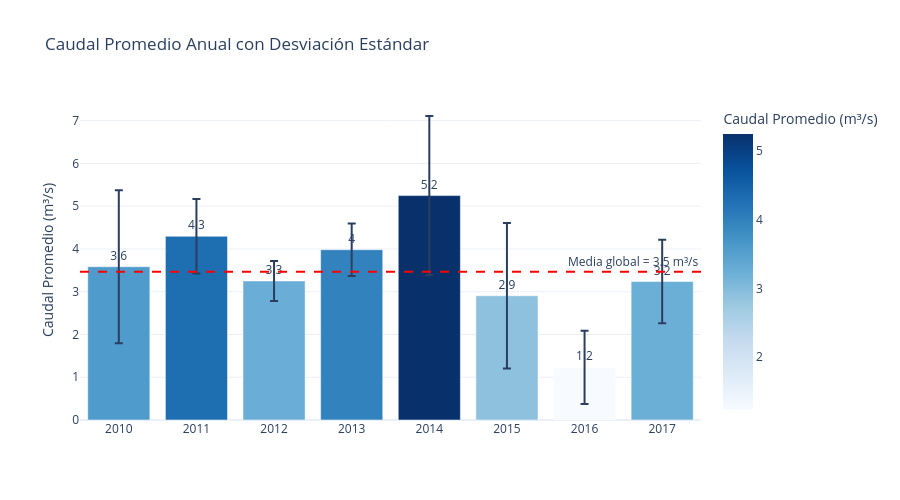

The notebook cell saved with this chart:
### Markdown cell above
## 9. Patrones Interanuales y Tendencia

¿Hay años significativamente más secos o más húmedos? Comparamos el caudal promedio anual y la evolución temporal año a año.

### Code cell
# Caudal promedio anual
anual = df.groupby("Año")["Caudal"].agg(["mean", "std", "median"]).reset_index()
anual.columns = ["Año", "Media", "Desv_Std", "Mediana"]

# Media global
media_global = df["Caudal"].mean()

fig = px.bar(
    anual, x="Año", y="Media",
    error_y="Desv_Std",
    title="Caudal Promedio Anual con Desviación Estándar",
    labels={"Media": "Caudal Promedio (m³/s)", "Año": ""},
    text=anual["Media"].round(1),
    color="Media",
    color_continuous_scale="Blues",
)
fig.add_hline(y=media_global, line_dash="dash", line_color="red",
              annotation_text=f"Media global = {media_global:.1f} m³/s")
fig.update_traces(textposition="outside")
fig.update_layout(width=900, height=500, showlegend=False)
fig.show()

print("📊 Resumen anual:")
display(anual.round(2))

### Figure 1 — Plotly figure (JSON) as saved in the notebook; plotly's stock layout.template omitted (floating-point values rounded to 4 significant figures)
{"data": [{"error_y": {"array": [1.788, 0.8697, 0.4671, 0.6122, 1.862, 1.702, 0.8554, 0.9746]}, "hovertemplate": "=%{x}<br>Caudal Promedio (m³/s)=%{marker.color}<br>text=%{text}<extra></extra>", "legendgroup": "", "marker": {"color": [3.585, 4.296, 3.252, 3.982, 5.247, 2.906, 1.23, 3.238], "coloraxis": "coloraxis", "pattern": {"shape": ""}}, "name": "", "orientation": "v", "showlegend": false, "text": [3.6, 4.3, 3.3, 4.0, 5.2, 2.9, 1.2, 3.2], "textposition": "outside", "type": "bar", "x": [2010, 2011, 2012, 2013, 2014, 2015, 2016, 2017], "xaxis": "x", "y": [3.585, 4.296, 3.252, 3.982, 5.247, 2.906, 1.23, 3.238], "yaxis": "y"}], "layout": {"annotations": [{"showarrow": false, "text": "Media global = 3.5 m³/s", "x": 1, "xanchor": "right", "xref": "x domain", "y": 3.466, "yanchor": "bottom", "yref": "y"}], "barmode": "relative", "coloraxis": {"colorbar": {"title": {"text": "Caudal Promedio (m³/s)"}}, "colorscale": [[0, "rgb(247,251,255)"], [0.125, "rgb(222,235,247)"], [0.25, "rgb(198,219,239)"], [0.375, "rgb(158,202,225)"], [0.5, "rgb(107,174,214)"], [0.625, "rgb(66,146,198)"], [0.75, "rgb(33,113,181)"], [0.875, "rgb(8,81,156)"], [1, "rgb(8,48,107)"]]}, "height": 500, "legend": {"tracegroupgap": 0}, "shapes": [{"line": {"color": "red", "dash": "dash"}, "type": "line", "x0": 0, "x1": 1, "xref": "x domain", "y0": 3.466, "y1": 3.466, "yref": "y"}], "showlegend": false, "title": {"text": "Caudal Promedio Anual con Desviación Estándar"}, "width": 900, "xaxis": {"anchor": "y", "domain": [0, 1], "title": {"text": ""}}, "yaxis": {"anchor": "x", "domain": [0, 1], "title": {"text": "Caudal Promedio (m³/s)"}}}}
